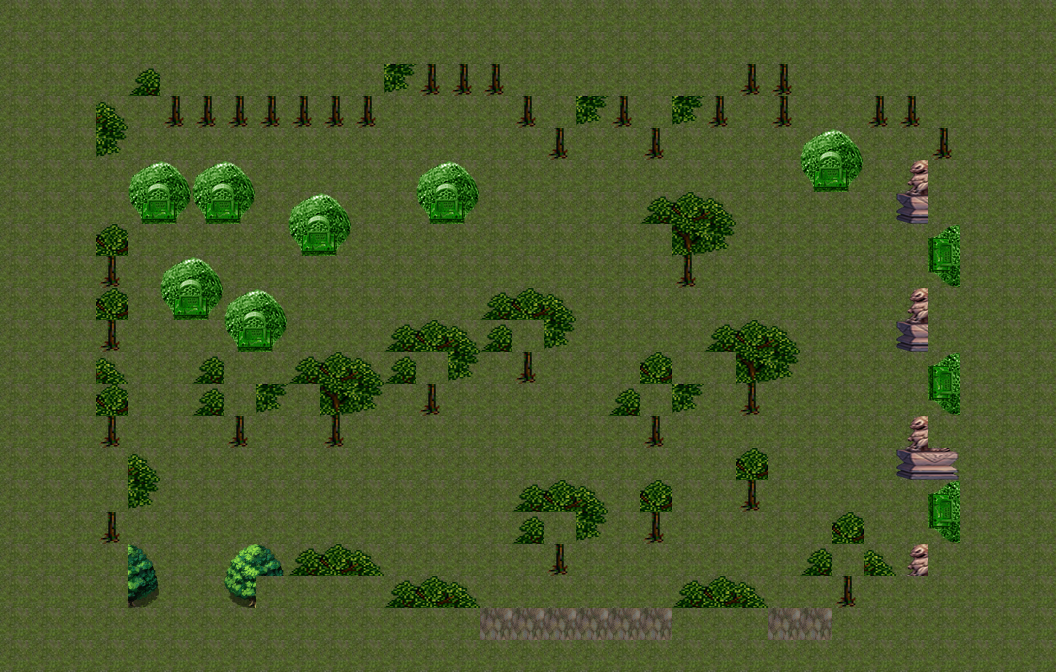

Tiled map render using the project's own tile images. Description and the whole map definition, tile-layer contents included, below:
An orthogonal 33x21 tile map with 32x32 px tiles, 2 tile layers (bg, walk).

<map version="1.2" tiledversion="1.2.0" orientation="orthogonal" renderorder="right-down" width="33" height="21" tilewidth="32" tileheight="32" infinite="0" nextlayerid="6" nextobjectid="1">
    <properties>
        <property name="name" value="三清坟场" />
    </properties>
    <tileset firstgid="1" source="tile9.tsx" />
    <layer id="0" name="bg" width="33" height="21">
        <data encoding="csv">
            10, 10, 10, 10, 10, 10, 10, 10, 10, 10, 10, 10, 10, 10, 10, 10, 10, 10, 10, 10, 10, 10, 10, 10, 10, 10, 10, 10, 10, 10, 10, 10, 10, 
10, 3, 4, 5, 3, 4, 5, 3, 4, 5, 3, 4, 5, 4, 4, 7, 4, 5, 5, 4, 4, 4, 5, 5, 5, 4, 4, 4, 4, 4, 4, 10, 10, 
10, 25, 9, 8, 3, 7, 4, 4, 7, 4, 4, 7, 8, 9, 9, 9, 7, 5, 5, 4, 4, 5, 4, 9, 9, 4, 4, 4, 4, 4, 5, 10, 10, 
10, 3, 4, 5, 2, 9, 9, 9, 9, 9, 9, 9, 2, 2, 2, 2, 9, 7, 8, 9, 7, 8, 9, 2, 9, 9, 9, 9, 9, 7, 4, 10, 10, 
10, 25, 9, 8, 2, 2, 2, 2, 2, 2, 2, 2, 2, 2, 2, 2, 2, 9, 2, 2, 9, 2, 2, 2, 2, 11, 12, 2, 2, 9, 9, 10, 10, 
10, 3, 4, 5, 11, 12, 11, 12, 2, 2, 2, 2, 2, 11, 12, 2, 2, 2, 2, 2, 2, 2, 2, 2, 2, 13, 14, 2, 19, 20, 25, 10, 10, 
10, 6, 7, 8, 13, 14, 13, 14, 2, 11, 12, 2, 2, 13, 14, 2, 2, 2, 2, 2, 3, 4, 5, 2, 2, 2, 2, 2, 21, 22, 25, 10, 10, 
10, 4, 9, 4, 2, 2, 2, 2, 2, 13, 14, 2, 2, 2, 2, 2, 2, 2, 2, 2, 6, 7, 8, 2, 2, 2, 2, 2, 2, 15, 16, 10, 10, 
10, 9, 9, 9, 2, 11, 12, 2, 2, 2, 2, 2, 2, 2, 2, 2, 2, 2, 2, 2, 2, 9, 2, 2, 2, 2, 2, 2, 2, 17, 18, 10, 10, 
10, 3, 4, 4, 2, 13, 14, 11, 12, 2, 2, 2, 2, 2, 2, 3, 4, 5, 2, 2, 2, 2, 2, 2, 2, 2, 2, 2, 19, 20, 25, 10, 10, 
10, 25, 9, 9, 2, 2, 2, 13, 14, 2, 2, 2, 3, 4, 5, 3, 7, 8, 2, 2, 2, 2, 3, 4, 5, 2, 2, 2, 21, 22, 25, 10, 10, 
10, 3, 4, 5, 2, 2, 3, 4, 5, 3, 4, 5, 3, 7, 8, 2, 9, 2, 2, 2, 4, 2, 6, 7, 8, 2, 2, 2, 2, 15, 16, 10, 10, 
10, 3, 7, 4, 2, 2, 3, 7, 8, 6, 7, 8, 2, 9, 2, 2, 2, 2, 2, 3, 7, 8, 2, 9, 2, 2, 2, 2, 2, 17, 18, 10, 10, 
10, 25, 9, 9, 2, 2, 2, 9, 2, 2, 9, 2, 2, 2, 2, 2, 2, 2, 2, 2, 9, 2, 2, 2, 2, 2, 2, 2, 19, 20, 25, 10, 10, 
10, 4, 5, 4, 5, 2, 2, 2, 2, 2, 2, 2, 2, 2, 2, 2, 2, 2, 2, 2, 2, 2, 2, 4, 2, 2, 2, 2, 21, 22, 25, 10, 10, 
10, 7, 8, 7, 8, 2, 2, 2, 2, 2, 2, 2, 2, 2, 2, 2, 3, 4, 5, 2, 4, 2, 2, 9, 2, 2, 2, 2, 2, 15, 16, 10, 10, 
10, 9, 25, 9, 2, 2, 2, 2, 2, 2, 2, 2, 2, 2, 2, 2, 3, 7, 8, 2, 9, 2, 2, 2, 2, 2, 4, 2, 2, 17, 18, 10, 10, 
10, 47, 48, 47, 48, 2, 2, 47, 48, 3, 4, 5, 2, 2, 2, 2, 2, 9, 2, 2, 2, 2, 2, 2, 2, 3, 7, 5, 19, 20, 25, 10, 10, 
10, 49, 50, 49, 50, 2, 2, 49, 50, 6, 7, 8, 3, 4, 5, 2, 2, 2, 2, 2, 2, 3, 4, 5, 2, 2, 9, 25, 21, 22, 25, 10, 10, 
10, 10, 10, 10, 10, 10, 10, 10, 10, 10, 10, 10, 10, 10, 10, 10, 10, 10, 10, 10, 10, 10, 10, 10, 10, 10, 10, 10, 10, 10, 10, 10, 10, 
10, 10, 10, 10, 10, 10, 10, 10, 10, 10, 10, 10, 10, 10, 10, 10, 10, 10, 10, 10, 10, 10, 10, 10, 10, 10, 10, 10, 10, 10, 10, 10, 10
        </data>
    </layer>
    <layer id="1" name="walk" width="33" height="21">
        <data encoding="csv">
            2, 2, 2, 2, 2, 2, 2, 2, 2, 2, 2, 2, 2, 2, 2, 2, 2, 2, 2, 2, 2, 2, 2, 2, 2, 2, 2, 2, 2, 2, 2, 2, 2, 
2, 2, 2, 2, 2, 2, 2, 2, 2, 2, 2, 2, 2, 2, 2, 2, 2, 2, 2, 2, 2, 2, 2, 2, 2, 2, 2, 2, 2, 2, 2, 2, 2, 
2, 2, 2, 2, 0, 2, 2, 2, 2, 2, 2, 2, 0, 0, 0, 0, 2, 2, 2, 2, 2, 2, 2, 0, 0, 2, 2, 2, 2, 2, 2, 2, 2, 
2, 2, 2, 0, 2, 0, 0, 0, 0, 0, 0, 0, 2, 2, 2, 2, 0, 2, 0, 0, 2, 0, 0, 2, 0, 2, 2, 0, 0, 2, 2, 2, 2, 
2, 2, 2, 0, 2, 2, 2, 2, 2, 2, 2, 2, 2, 2, 2, 2, 2, 0, 2, 2, 0, 2, 2, 2, 2, 0, 0, 2, 2, 0, 2, 2, 2, 
2, 2, 2, 2, 0, 0, 0, 0, 2, 2, 2, 2, 2, 0, 0, 2, 2, 2, 2, 2, 2, 2, 2, 2, 2, 0, 0, 2, 0, 2, 2, 2, 2, 
2, 2, 2, 2, 0, 0, 0, 0, 2, 0, 0, 2, 2, 0, 0, 2, 2, 2, 2, 2, 0, 0, 0, 2, 2, 2, 2, 2, 0, 2, 2, 2, 2, 
2, 2, 2, 0, 2, 2, 2, 2, 2, 0, 0, 2, 2, 2, 2, 2, 2, 2, 2, 2, 2, 0, 0, 2, 2, 2, 2, 2, 2, 0, 2, 2, 2, 
2, 2, 2, 0, 2, 0, 0, 2, 2, 2, 2, 2, 2, 2, 2, 2, 2, 2, 2, 2, 2, 0, 2, 2, 2, 2, 2, 2, 2, 0, 2, 2, 2, 
2, 2, 2, 0, 2, 0, 0, 0, 0, 2, 2, 2, 2, 2, 2, 0, 0, 0, 2, 2, 2, 2, 2, 2, 2, 2, 2, 2, 0, 2, 2, 2, 2, 
2, 2, 2, 0, 2, 2, 2, 0, 0, 2, 2, 2, 0, 0, 0, 0, 2, 0, 2, 2, 2, 2, 0, 0, 0, 2, 2, 2, 0, 2, 2, 2, 2, 
2, 2, 2, 0, 2, 2, 0, 2, 2, 0, 0, 0, 0, 2, 0, 2, 0, 2, 2, 2, 0, 2, 2, 0, 0, 2, 2, 2, 2, 0, 2, 2, 2, 
2, 2, 2, 0, 2, 2, 0, 2, 0, 2, 0, 0, 2, 0, 2, 2, 2, 2, 2, 0, 2, 0, 2, 0, 2, 2, 2, 2, 2, 0, 2, 2, 2, 
2, 2, 2, 0, 2, 2, 2, 0, 2, 2, 0, 2, 2, 2, 2, 2, 2, 2, 2, 2, 0, 2, 2, 2, 2, 2, 2, 2, 0, 2, 2, 2, 2, 
2, 2, 2, 2, 0, 2, 2, 2, 2, 2, 2, 2, 2, 2, 2, 2, 2, 2, 2, 2, 2, 2, 2, 0, 2, 2, 2, 2, 0, 0, 2, 2, 2, 
2, 2, 2, 2, 0, 2, 2, 2, 2, 2, 2, 2, 2, 2, 2, 2, 0, 0, 0, 2, 0, 2, 2, 0, 2, 2, 2, 2, 2, 0, 2, 2, 2, 
2, 2, 2, 0, 2, 2, 2, 2, 2, 2, 2, 2, 2, 2, 2, 2, 0, 2, 0, 2, 0, 2, 2, 2, 2, 2, 0, 2, 2, 0, 2, 2, 2, 
2, 2, 2, 2, 0, 2, 2, 0, 0, 0, 0, 0, 2, 2, 2, 2, 2, 0, 2, 2, 2, 2, 2, 2, 2, 0, 2, 0, 0, 2, 2, 2, 2, 
2, 2, 2, 2, 0, 2, 2, 0, 2, 2, 2, 2, 0, 0, 0, 2, 2, 2, 2, 2, 2, 0, 0, 0, 2, 2, 0, 2, 2, 2, 2, 2, 2, 
2, 2, 2, 2, 2, 2, 2, 2, 2, 2, 2, 2, 2, 2, 2, 0, 0, 0, 0, 0, 0, 2, 2, 2, 0, 0, 2, 2, 2, 2, 2, 2, 2, 
2, 2, 2, 2, 2, 2, 2, 2, 2, 2, 2, 2, 2, 2, 2, 2, 2, 2, 2, 2, 2, 2, 2, 2, 2, 2, 2, 2, 2, 2, 2, 2, 2
        </data>
    </layer>
</map>
